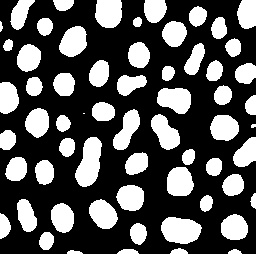
#> input picture homework-2-phunguyen0225/output/cellct/binary_image.jpg, 256 x 254 px
$ python dip_hw2_region_analysis.py --image output/cellct/binary_image.jpg
#> lines starting #> are read from the running program, lines starting #| are printed output that depends on the picture; after the words box and inside, x2 and y2 are one past the last pixel; in counts of white or black regions, pixels touching at a corner belong together
### homework-2-phunguyen0225/region_analysis/binary_image.py
class BinaryImage:
    def __init__(self):
        pass

    def compute_histogram(self, image):
        """Computes the histogram of the input image
        takes as input:
        image: a grey scale image
        returns a histogram as a list"""
        (row, col) = image.shape
        hist = [0]*256

        for i in range(row):
            for j in range(col):
                hist[image[i, j]] += 1
        return hist

    def find_otsu_threshold(self, hist):
        """analyses a histogram to find the otsu's threshold assuming that the input histogram is bimodal.
        takes as input
        hist: a histogram
        returns: an optimal threshold value (otsu's threshold)"""
        threshold = 0
        total_pixel = 0
        for i in hist:
            total_pixel += i
        probabilities = {}
        for i in range(0,255):
            probabilities[i] = hist[i]/total_pixel

        threshold_dict = {}
        for num in range(0, 255):
            #weight
            q1 = 0
            q2 = 0

            #means
            u1_total = 0
            u1_vals = 0
            u2_total = 0
            u2_vals = 0

            #variance
            o1 = 0
            o2 = 0
            for t in range(0, num):
                #calculating q1
                q1 += probabilities[t]
                u1_vals += hist[t] * t
                u1_total += hist[t]

            q1 /= total_pixel

            if u1_total > 0:
                mean1 = u1_vals / u1_total
                for i in range(0, num):
                    o1 += ((i - mean1) ** 2) * hist[i]

            if u1_total > 0:
                o1 /= u1_total

            for t in range(num+1, 255):
                q2 += probabilities[t]
                u2_vals += hist[t] * t
                u2_total += hist[t]

            q2 /= total_pixel
            if u2_total > 0:
                mean2 = u2_vals / u2_total
                for i in range(num + 1, 255):
                    o2 += ((i - mean2) ** 2) * hist[i]

            if u2_total > 0 :
                o2 /= u2_total
                class_variance = q1 * o1 + q2 * o2
                threshold_dict[num] = class_variance
        threshold = min(threshold_dict.keys(), key=(lambda k: threshold_dict[k]))
        return threshold


    def binarize(self, image):
        """Comptues the binary image of the the input image based on histogram analysis and thresholding
        Make calls to the compute_histogram and find_otsu_threshold methods as needed.
        takes as input
        image: an grey scale image
        returns: a binary image"""

        bin_img = image.copy()
        hist = self.compute_histogram(image)
        threshold = self.find_otsu_threshold(hist)

        for i in range(bin_img.shape[0]):
            for j in range(bin_img.shape[1]):
                if (bin_img[i, j] > threshold): # '1' black , 0 - black
                    bin_img[i, j] = 0
                elif (bin_img[i, j] <= threshold): # '0' - white,  255- white
                    bin_img[i, j] = 255
        return bin_img

### homework-2-phunguyen0225/region_analysis/cell_counting.py
import cv2
class CellCounting:
    def __init__(self):
        pass

    def blob_coloring(self, image):
        """Uses the blob coloring algorithm based on 5 pixel cross window and assigns region names
        takes a input:
        image: binary image
        return: a list/dict of regions"""

        temp = [ [0] * len(image[0]) for _ in range(len(image))]
        counter = 1
        region = dict()
        for row in range(0, len(image)):
            for col in range(0, len(image[0])):
                if row == 0 and col == 0:
                    if image[row][col] == 0:
                        temp[row][col] = counter
                        counter += 1
                elif row == 0:
                    if image[row][col] == 0 and image[row][col - 1] == 0:
                        temp[row][col] = temp[row][col - 1]
                elif col == 0:
                    if image[row][col] == 0 and image[row - 1][col] == 0:
                        temp[row][col] = temp[row - 1][col]
                else:
                    if image[row][col] == 0 and image[row][col - 1] == 255 and image[row - 1][col] == 255:
                        temp[row][col] = counter
                        counter += 1
                    if image[row][col] == 0 and image[row][col - 1] == 255 and image[row - 1][col] == 0:
                        temp[row][col] = temp[row - 1][col]
                    if image[row][col] == 0 and image[row][col - 1] == 0 and image[row - 1][col] == 255:
                        temp[row][col] = temp[row][col - 1]
                    if image[row][col] == 0 and image[row][col - 1] == 0 and image[row - 1][col] == 0:
                        temp[row][col] = temp[row - 1][col]
                        if temp[row][col - 1] != temp[row - 1][col]:
                            for x in range(0, row):
                                for y in range(0, col):
                                    if temp[x][y] == temp[row][col - 1]:
                                        temp[x][y] = temp[row - 1][col]

        for row in range(0,len(temp)):
            for col in range(0,len(temp[0])):
                if temp[row][col] in region.keys() and temp[row][col] != 0:
                    region.setdefault(temp[row][col], []).append([row, col])
                elif temp[row][col] != 0:
                    region[temp[row][col]] = [[row, col]]

        return region


    def compute_statistics(self, region):
        """Computes cell statistics area and location
        takes as input
        region: list regions and corresponding pixels
        returns: stats"""

        count = 0
        stats = []

        for key in region.keys():
            if len(region[key]) > 15:
                area = len(region[key])
                pixels = region[key]
                x = 0
                y = 0
                count += 1
                for points in pixels:
                    x += points[0]
                    y += points[1]
                x /= len(region[key])
                y /= len(region[key])
                center =(int(x),int(y))
                stats.append([count,area,center])
                print("Region: ", count, "Area: ", area, "Center", center)


        return stats

    def mark_image_regions(self, image, stats):
        """Creates a new image with computed stats
        Make a copy of the image on which you can write text.
        takes as input
        image: Input binary image
        stats: stats regarding location and area
        returns: image marked with center and area"""

        for line in stats:
            area = str(line[1])
            centroid = line[2]
            font = cv2.FONT_HERSHEY_SIMPLEX
            color = (255, 0,0)
            image = cv2.putText(image,"*", (centroid[0],centroid[1]),font,0.25,color,2)
            image = cv2.putText(image,area, (centroid[0]+2,centroid[1]+2),font,0.5,color,2)


        return image


### homework-2-phunguyen0225/compression/run_length_encoding.py
import numpy as np

class Rle:
    def __init__(self):
        pass

    def encode_image(self,binary_image):
        """
        For efficiency, flatten the image by concatinating rows to create one long array, and
        compute run length encoding.
        Compress the image
        takes as input:
        image: binary_image
        returns run length code
        """
        #store the encoding list
        encoding_list = []
        #counter
        count = 1

        for row in range(binary_image.shape[0]):
            #gets the first pixel value of every row
            first = binary_image[row, 0]

            #encodes 1 if black, 0 if white
            if first == 0:
                encoding_list.append(1)
            else:
                encoding_list.append(0)
            for col in range(binary_image.shape[1]-1):
                #for the right border
                if binary_image[row, col+1] == binary_image[row, col]:
                    #keeps incrementing until it finds a different value
                    count += 1
                    #appends final blob at the end of the column if necessary
                    if ((col+1) == binary_image.shape[1]-1) and (binary_image[row, col+1] == binary_image[row, col]):
                        encoding_list.append(count)
                        #resets counter and updates previous element position
                        count = 1
                else:
                    encoding_list.append(count)
                    #resets counter and updates previous element position
                    count = 1
                    #if blob does not touch rightmost pixel in image border in row
                    if ((col+1) == binary_image.shape[1]-1) and (binary_image[row, col+1] != binary_image[row, col]):
                        count = 1
                        encoding_list.append(count)
                        #resets counter and updates previous element position
                        count = 1

        return encoding_list

    def decode_image(self, rle_code, height , width):
        """
        Since the image was flattened during the encoding, use the hight and width to reconstruct the image
        Reconstructs original image from the rle_code
        takes as input:
        rle_code: the run length code to be decoded
        Height, width: height and width of the original image
        returns decoded binary image
        """

        #creates base image
        image = np.zeros((height,width), np.uint8)

        #moves through rle code
        i = 0

        for row in range(height):
            #resets column counter
            col = 0
            #gets first pixel value
            pixelValue = rle_code[i]
            if pixelValue == 0:
                value = 255
            else:
                value = 0
            #used while loop here to change the col integer in loop
            while col < width:
                i += 1
                num = 0
                #gets number of occurrences of value
                num = rle_code[i]
                #only changes pixels that are white
                for j in range(num):
                    image[row, col] = value
                    col += 1
                    #error checking for bound
                    if col == width:
                        break

                #swaps color for next write
                if value == 0:
                    value = 255
                else:
                    value = 0

            #gets next pixel value
            i += 1

        return image

### homework-2-phunguyen0225/dip_hw2_region_analysis.py
"""dip_hw1.py: Starter file to run howework 1"""
# Example Usage: ./dip_hw1_region_analysis -i imagename.jpg
import cv2
import sys

import matplotlib
import matplotlib.pyplot as plt

from argparse import ArgumentParser
from region_analysis import binary_image as bi
from region_analysis import cell_counting as cc
from compression import run_length_encoding as rle

matplotlib.use('Agg')
__version__ = "1.0.0"


def display_image(window_name, image):
    """A function to display image"""
    cv2.namedWindow(window_name)
    cv2.imshow(window_name, image)
    cv2.waitKey(0)


def main():
    """ The main funtion that parses input arguments, calls the approrpiate
     interpolation method and writes the output image"""

    parser = ArgumentParser()
    parser.add_argument("-i", "--image", dest="image",
                        help="specify the name of the image", metavar="IMAGE")
    args = parser.parse_args()

    if args.image is None:
        print("Please specify the name of image")
        print("use the -h option to see usage information")
        sys.exit(2)
    else:
        input_image = cv2.imread(args.image, 0)
#> input_image is the input picture: shape (254, 256); min 0, max 255, mean 86.7

    bin_img = bi.BinaryImage()
    hist = bin_img.compute_histogram(input_image)
#> hist = 256 values, max 35706 at index 0, min 0 at index 8, mean 254

    output_directory = 'output/cellct/'
    output_directory_compress = 'output/Compression/'

    plt.plot(hist)
    plt.savefig(output_directory+"hist.png")
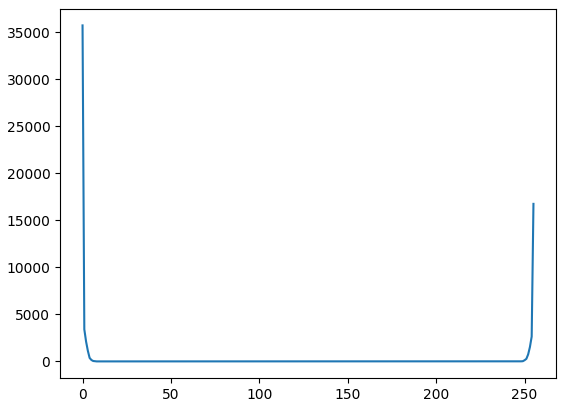
#> figure drawn by matplotlib, 1 panel; curve peaks at x = 0, y = 35706

    threshold = bin_img.find_otsu_threshold(hist)
#> the loop in find_otsu_threshold, `for i in hist:` made 256 passes
#> (i, total_pixel) on passes 1 to 3: (35706, 35706), (3408, 39114), (2106, 41220)
#> after the loop in find_otsu_threshold, `for i in hist:`: total_pixel = 65024
#> after the loop in find_otsu_threshold, `for i in range(0,255):`: probabilities = 255 items
#> the loop in find_otsu_threshold, `for num in range(0, 255):` made 255 passes
#> (q1, q2, class_variance) on passes 1 to 12: (0, 2.97e-06, 0.0459), (8.44e-06, 2.17e-06, 0.0331), (9.25e-06, 1.67e-06, 0.0192), (9.75e-06, 1.4e-06, 0.00778), (1e-05, 1.32e-06, 0.00307), (1.01e-05, 1.28e-06, 0.000961), (1.01e-05, 1.27e-06, 0.000336), (1.01e-05, 1.26e-06, 8.31e-06), (1.02e-05, 1.26e-06, 8.55e-06), (1.02e-05, 1.26e-06, 8.55e-06), (1.02e-05, 1.26e-06, 8.55e-06), (1.02e-05, 1.26e-06, 8.55e-06)
#> (q1, class_variance) on passes 61 to 66: (1.02e-05, 8.55e-06), (1.02e-05, 8.55e-06), (1.02e-05, 8.55e-06), (1.02e-05, 8.55e-06), (1.02e-05, 8.55e-06), (1.02e-05, 8.55e-06)
#> after the loop in find_otsu_threshold, `for num in range(0, 255):`: threshold_dict = 254 items
#> in find_otsu_threshold, `threshold = min(threshold_dict.keys(), key=(lambda k: threshold_dict[k..`: threshold = 7
#> threshold = 7
    print("Optimal threshold: ", threshold)
#| Optimal threshold:  7

    binary_img = bin_img.binarize(input_image)
#> the loop in find_otsu_threshold (call 2), `for i in hist:` made 256 passes
#> the loop in find_otsu_threshold (call 2), `for num in range(0, 255):` made 255 passes
#> after the loop in binarize, `for i in range(bin_img.shape[0]):`:
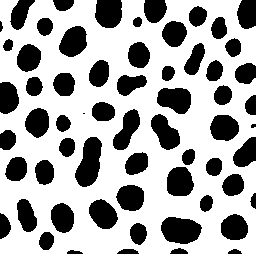
#> bin_img: shape (254, 256); 66% white; 62 black regions (2 under 20 px), largest, box (x1, y1, x2, y2) and area: (75, 137, 102, 187) 899, (161, 217, 202, 244) 853, (157, 88, 191, 114) 684
    output_image_name = output_directory + "binary_image" + ".jpg"
    cv2.imwrite(output_image_name, binary_img)

    cell_count_obj = cc.CellCounting()
    regions = cell_count_obj.blob_coloring(binary_img)
#> in blob_coloring, `temp = [ [0] * len(image[0]) for _ in range(len(image))]`: temp = 254 items
#> after the loop in blob_coloring, `for row in range(0, len(image)):`: counter = 408
#> after the loop in blob_coloring, `for row in range(0,len(temp)):`: region = 407 items
#> regions = 407 items
    stats = cell_count_obj.compute_statistics(regions)
#> the loop in compute_statistics, `for key in region.keys():` made 407 passes
#> (key, area, x, y, center) on passes 1, 2, 6, 7, 8: (151, 671, 83.44, 6.05, (83, 6)), (10, 271, 15.55, 197.4, (15, 197)), (24, 69, 21.46, 137.2, (21, 137)), (25, 262, 27.65, 218.8, (27, 218)), (26, 222, 26, 44.61, (25, 44))
#> (key, area, x, y) on pass 13: (36, 484, 33.1, 174.1)
#| Region:  1 Area:  671 Center (83, 6)
#| Region:  2 Area:  271 Center (15, 197)
#| Region:  3 Area:  69 Center (21, 137)
#| Region:  4 Area:  262 Center (27, 218)
#| Region:  5 Area:  222 Center (25, 44)
#| Region:  6 Area:  484 Center (33, 174)
#| Region:  7 Area:  621 Center (40, 73)
#| Region:  8 Area:  217 Center (46, 233)
#> (further printed lines are left out)
    cell_stats_img = cell_count_obj.mark_image_regions(binary_img, stats)
#> the loop in mark_image_regions, `for line in stats:` made 64 passes
#> line on passes 1 to 12: [1, 671, (83, 6)], [2, 271, (15, 197)], [3, 69, (21, 137)], [4, 262, (27, 218)], [5, 222, (25, 44)], [6, 484, (33, 174)], [7, 621, (40, 73)], [8, 217, (46, 233)], [9, 87, (44, 7)], [10, 442, (54, 138)], [11, 283, (55, 195)], [12, 508, (57, 28)]
#> pass 3, in mark_image_regions, `image = cv2.putText(image,area, (centroid[0]+2,centroid[1]+2),font,0.5..`:
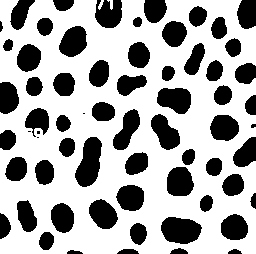
#> image: shape (254, 256); 66.3% white; 65 black regions (5 under 20 px), largest, box (x1, y1, x2, y2) and area: (75, 137, 102, 187) 899, (161, 217, 202, 244) 853, (157, 88, 191, 114) 684
#> after the loop in mark_image_regions, `for line in stats:`:
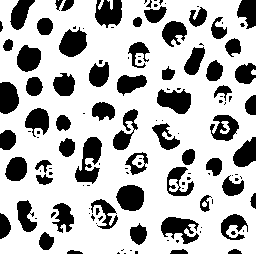
#> image: shape (254, 256); 72.2% white; 130 black regions (67 under 20 px), largest, box (x1, y1, x2, y2) and area: (75, 137, 102, 184) 702, (157, 89, 191, 114) 594, (116, 185, 144, 211) 582
    output_image_name = output_directory + "cell_stats" + ".jpg"
    cv2.imwrite(output_image_name, cell_stats_img)

    rle_obj = rle.Rle()
    rle_code = rle_obj.encode_image(binary_img)
    print("-------------- Runlength Code -------------------")
    print(rle_code)
#> (printed output is left out)

    [height, width] = binary_img.shape
    decoded_image = rle_obj.decode_image(rle_code, height, width)
    output_image_name = output_directory_compress + "decoded_image" + ".jpg"
    cv2.imwrite(output_image_name, decoded_image)


if __name__ == "__main__":
    main()
